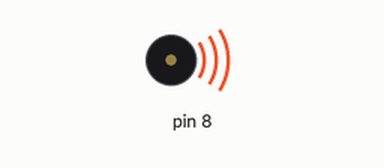
Simulated run of this sketch. Board: Arduino Uno, built with avr-gcc and run on an emulated ATmega328P. Parts: buzzer (waves = sounding).

Above: at 0.1 s.
Timing chart, 0 to 40.0 s (numbered marks = the images above):
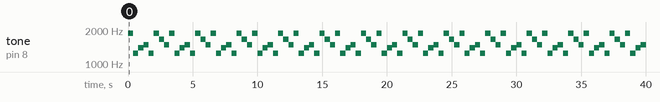

The sketch:

sickomode_passivebuzzer.ino
```cpp
//www.elegoo.com
//2016.12.08

#include "pitches.h"

// notes in the melody:
int melody[] = {
  NOTE_AS6, NOTE_C6, NOTE_D6, NOTE_DS6, NOTE_F6, NOTE_FS6, NOTE_GS6, NOTE_A6};
int duration = 500;  // 500 miliseconds

void setup() {

}

void loop() {

  for (int i = 0; i < 16; i++) {
    tone(8, melody[0], duration);
    delay(400);
    tone(8, melody[3], duration);
    delay(400);
    tone(8, melody[4], duration);
    delay(400);
    tone(8, melody[5], duration);
    delay(400);
    tone(8, melody[3], duration);
    delay(400);
    tone(8, melody[0], duration);
    delay(400);
    tone(8, melody[6], duration);
    delay(400);
    tone(8, melody[5], duration);
    delay(400
    );
  }

  // restart after two seconds
  delay(2000);
}
```

Measured:
- by itself, tone on pin 8: repeats every 3.2 s: 1245 Hz 0.40 s, 1397 Hz 0.40 s, 1480 Hz 0.40 s, 1245 Hz 0.40 s, 1865 Hz 0.40 s, 1661 Hz 0.40 s, 1480 Hz 0.40 s, 1865 Hz 0.40 s
